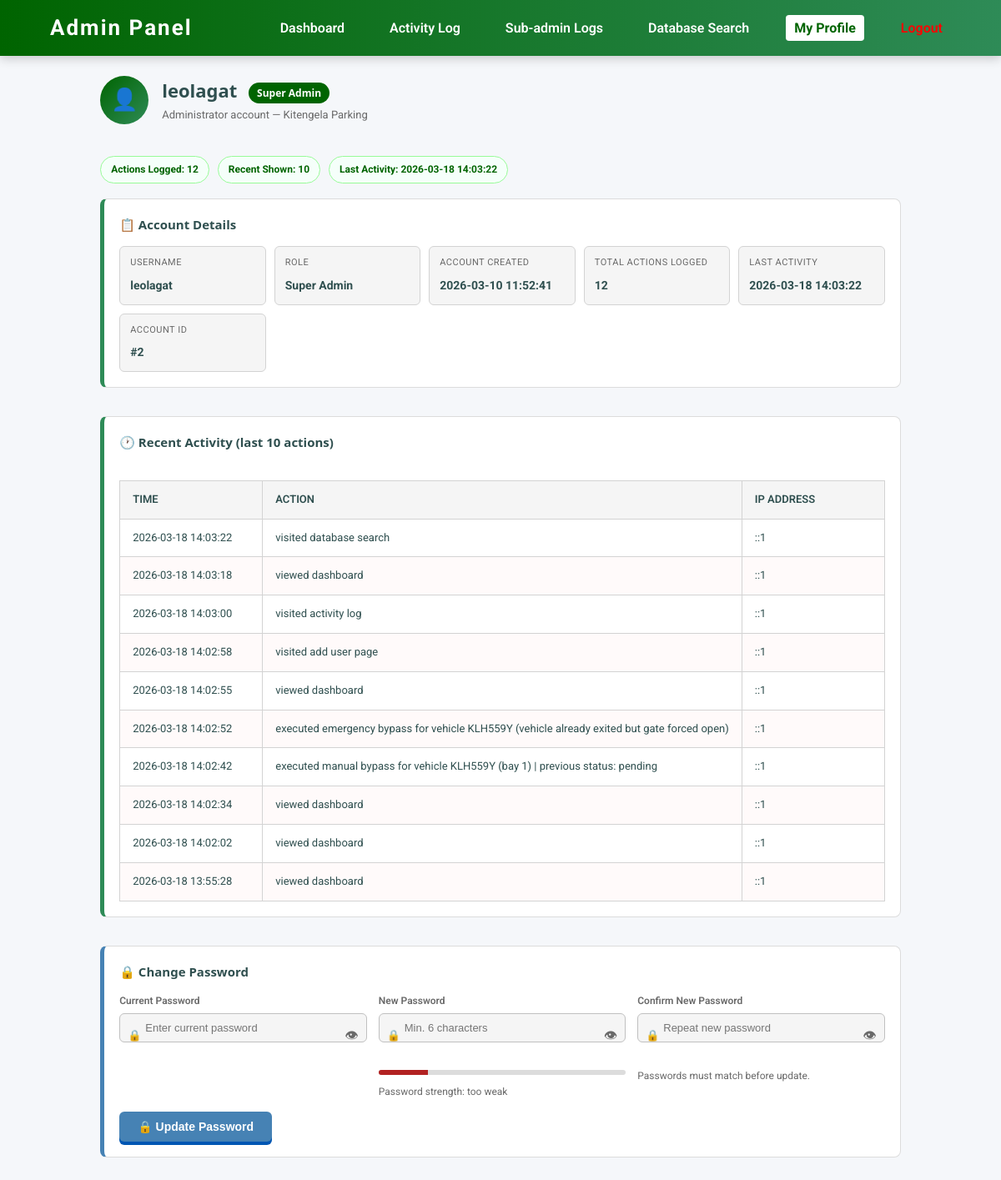
The page /admin/profile.php (signed in) on the database its author committed.
### tables this page shows
CREATE TABLE `admin_activity` (
  `id` int(11) NOT NULL,
  `action` varchar(255) NOT NULL,
  `ip_address` varchar(45) DEFAULT NULL,
  `created_at` datetime DEFAULT current_timestamp(),
  `username` varchar(100) DEFAULT NULL
);

### public/admin/profile.php (the view, shortened to what this page needs)
<?php
$db  = new DatabaseConnection();
$pdo = $db->pdo;
$profileStmt = $pdo->prepare(
    "SELECT id, username, role, created_at
     FROM administrators
     WHERE id = ? OR username = ?
     ORDER BY id = ? DESC
     LIMIT 1"
);
$profileStmt->execute([
    $_SESSION['admin_id']       ?? 0,
    $_SESSION['admin_username'] ?? '',
    $_SESSION['admin_id']       ?? 0,
]);
$profile = $profileStmt->fetch(PDO::FETCH_ASSOC) ?: [
    'id'         => null,
    'username'   => $_SESSION['admin_username'] ?? 'unknown',
    'role'       => $_SESSION['admin_role']     ?? 'admin',
    'created_at' => null,
];
$statsStmt = $pdo->prepare(
    "SELECT COUNT(*) AS total_actions, MAX(created_at) AS last_seen
     FROM admin_activity WHERE username = ?"
);
$statsStmt->execute([$profile['username']]);
$stats = $statsStmt->fetch(PDO::FETCH_ASSOC) ?: ['total_actions' => 0, 'last_seen' => null];
$recentStmt = $pdo->prepare(
    "SELECT created_at, action, ip_address
     FROM admin_activity
     WHERE username = ?
     ORDER BY created_at DESC
     LIMIT 10"
);
$recentStmt->execute([$profile['username']]);
$recentActivity = $recentStmt->fetchAll(PDO::FETCH_ASSOC);
$recentCount = count($recentActivity);
$isSuperAdmin = ($profile['role'] === 'super_admin');
?>
<!DOCTYPE html>
<html>
<head>
    <link rel="stylesheet" href="../assets/css/style.css">
</head>
<body>
<nav>
    <div class="logo">Admin Panel</div>
    <div class="links">
        <a href="dashboard.php">Dashboard</a>
        <?php if ($isSuperAdmin): ?>
            <a href="activity.php">Activity Log</a>
            <a href="subadmin_activity.php">Sub-admin Logs</a>
            <a href="database_search.php">Database Search</a>
        <?php else: ?>
            <a href="activity.php">My Activity</a>
        <?php endif; ?>
        <a href="profile.php" class="active">My Profile</a>
        <a href="logout.php" style="color:red;">Logout</a>
    </div>
</nav>
<div class="container profile-shell">
    <div class="page-header">
        <div class="avatar">&#128100;</div>
        <div class="page-header-text">
            <h2>
                <?= htmlspecialchars($profile['username']) ?>
                <span class="role-badge <?= $isSuperAdmin ? 'super-admin' : 'admin' ?>">
                    <?= $isSuperAdmin ? 'Super Admin' : 'Sub Admin' ?>
                </span>
            </h2>
            <p>Administrator account &mdash; Kitengela Parking</p>
        </div>
    </div>
    <div class="stat-chips">
        <span class="stat-chip">Actions Logged: <?= (int)$stats['total_actions'] ?></span>
        <span class="stat-chip">Recent Shown: <?= $recentCount ?></span>
        <span class="stat-chip">Last Activity: <?= !empty($stats['last_seen']) ? htmlspecialchars($stats['last_seen']) : 'No activity yet' ?></span>
    </div>
    <div class="section-card">
        <h3>&#128203; Account Details</h3>
        <div class="detail-grid">
            <div class="detail-item">
                <span class="lbl">Username</span>
                <span class="val"><?= htmlspecialchars($profile['username']) ?></span>
            </div>
            <div class="detail-item">
                <span class="lbl">Role</span>
                <span class="val"><?= $isSuperAdmin ? 'Super Admin' : 'Sub Admin' ?></span>
            </div>
            <div class="detail-item">
                <span class="lbl">Account Created</span>
                <span class="val"><?= !empty($profile['created_at']) ? htmlspecialchars($profile['created_at']) : 'N/A' ?></span>
            </div>
            <div class="detail-item">
                <span class="lbl">Total Actions Logged</span>
                <span class="val"><?= (int)$stats['total_actions'] ?></span>
            </div>
            <div class="detail-item">
                <span class="lbl">Last Activity</span>
                <span class="val"><?= !empty($stats['last_seen']) ? htmlspecialchars($stats['last_seen']) : 'No activity yet' ?></span>
            </div>
            <div class="detail-item">
                <span class="lbl">Account ID</span>
                <span class="val">#<?= (int)($profile['id'] ?? 0) ?></span>
            </div>
        </div>
    </div>
    <div class="section-card">
        <h3>&#128336; Recent Activity (last 10 actions)</h3>
        <?php if (empty($recentActivity)): ?>
            <p class="no-rows">No activity recorded yet.</p>
        <?php else: ?>
        <div class="table-wrap">
            <table>
                <thead>
                    <tr><th>Time</th><th>Action</th><th>IP Address</th></tr>
                </thead>
                <tbody>
                <?php foreach ($recentActivity as $a): ?>
                    <tr>
                        <td><?= htmlspecialchars($a['created_at']) ?></td>
                        <td><?= htmlspecialchars($a['action']) ?></td>
                        <td><?= htmlspecialchars($a['ip_address'] ?? '—') ?></td>
                    </tr>
                <?php endforeach; ?>
                </tbody>
            </table>
        </div>
        <?php endif; ?>
    </div>
    <div class="section-card pw-card">
        <h3>&#128274; Change Password</h3>
        <form method="POST" autocomplete="off" id="passwordForm">
            <div class="pw-grid">
                <div class="field">
                    <label for="current_password">Current Password</label>
                    <div class="input-wrap">
                        <span class="input-icon">&#128274;</span>
                        <input type="password" id="current_password" name="current_password" placeholder="Enter current password" required autocomplete="current-password">
                        <button type="button" class="toggle-pw" onclick="togglePw(this, 'current_password')" title="Show password" aria-label="Show password" aria-pressed="false">&#128065;</button>
                    </div>
                </div>
                <div class="field">
                    <label for="new_password">New Password</label>
                    <div class="input-wrap">
                        <span class="input-icon">&#128274;</span>
                        <input type="password" id="new_password" name="new_password" placeholder="Min. 6 characters" required minlength="6" autocomplete="new-password">
                        <button type="button" class="toggle-pw" onclick="togglePw(this, 'new_password')" title="Show password" aria-label="Show password" aria-pressed="false">&#128065;</button>
                    </div>
                    <div class="pw-meter"><div id="pwMeterFill" class="pw-meter-fill"></div></div>
                    <div id="pwMeterLabel" class="pw-meter-label">Password strength: too weak</div>
                </div>
                <div class="field">
                    <label for="confirm_password">Confirm New Password</label>
                    <div class="input-wrap">
                        <span class="input-icon">&#128274;</span>
                        <input type="password" id="confirm_password" name="confirm_password" placeholder="Repeat new password" required minlength="6" autocomplete="new-password">
                        <button type="button" class="toggle-pw" onclick="togglePw(this, 'confirm_password')" title="Show password" aria-label="Show password" aria-pressed="false">&#128065;</button>
                    </div>
                    <div id="matchHint" class="match-hint">Passwords must match before update.</div>
                </div>
            </div>
            <div class="pw-submit">
                <button type="submit" name="change_password" class="btn-save">&#128274; Update Password</button>
            </div>
        </form>
    </div>
</div>
</body>
</html>

### public/assets/css/style.css (style rules this page uses)
body { margin: 0; font-family: 'Roboto', 'Segoe UI', Tahoma, Geneva, Verdana, sans-serif; background: #f5f7fa; color: darkslategray; line-height: 1.6; }
h1, h2, h3, h4, h5 { color: #2d862d; font-family: 'Segoe UI', Tahoma, Geneva, Verdana, sans-serif; }
nav { background: linear-gradient(90deg, darkgreen 0%, seagreen 100%); padding: 0.8rem 5%; display: flex; justify-content: space-between; align-items: center; box-shadow: 0 3px 12px rgba(0,0,0,0.2); position: sticky; top: 0; z-index: 100; }
nav .logo { color: white; font-size: 26px; font-weight: 700; letter-spacing: 2px; }
.container { display: flex; justify-content: center; align-items: center; min-height: 70vh; }
nav .links a { color: white; text-decoration: none; margin-left: 30px; font-weight: 600; padding: 6px 10px; border-radius: 4px; transition: background-color 0.3s, color 0.3s; }
nav .links a.active { background: white; color: darkgreen; font-weight: 700; }
.container, .page { width: 95%; max-width: 1000px; margin: 80px auto 100px auto; }
input[type="text"], input[type="password"], input[type="tel"] { width: 100%; padding: 14px 18px; margin-bottom: 20px; border-radius: 8px; border: 2px solid lightgray; font-size: 16px; font-weight: 500; text-align: center; text-transform: uppercase; box-sizing: border-box; transition: border-color 0.3s, box-shadow 0.3s; }
button { width: 100%; padding: 14px; background-color: #007bff; color: white; border: none; border-radius: 8px; cursor: pointer; font-weight: 600; font-size: 17px; transition: background-color 0.3s, transform 0.2s; box-shadow: 0 4px 0 #0056b3; }
table { width: 100%; border-collapse: collapse; margin-top: 20px; font-size: 16px; }
table th, table td { border: 1px solid lightgray; padding: 12px 15px; text-align: left; min-width: 140px; white-space: nowrap; }
table th { background-color: whitesmoke; color: darkslategray; text-transform: uppercase; font-weight: 600; }
table tbody tr:nth-child(even) { background: snow; }

### rows shown on the page
admin_activity: created_at "2026-03-18 14:03:22", action "visited database search", ip_address "::1"
admin_activity: created_at "2026-03-18 14:03:18", action "viewed dashboard", ip_address "::1"
admin_activity: created_at "2026-03-18 14:03:00", action "visited activity log", ip_address "::1"
admin_activity: created_at "2026-03-18 14:02:58", action "visited add user page", ip_address "::1"
admin_activity: created_at "2026-03-18 14:02:55", action "viewed dashboard", ip_address "::1"
admin_activity: created_at "2026-03-18 14:02:52", action "executed emergency bypass for vehicle KLH559Y (vehicle already exited but gate forced open)", ip_address "::1"
admin_activity: created_at "2026-03-18 14:02:42", action "executed manual bypass for vehicle KLH559Y (bay 1) | previous status: pending", ip_address "::1"
admin_activity: created_at "2026-03-18 14:02:34", action "viewed dashboard", ip_address "::1"
admin_activity: created_at "2026-03-18 14:02:02", action "viewed dashboard", ip_address "::1"
admin_activity: created_at "2026-03-18 13:55:28", action "viewed dashboard", ip_address "::1"

### other values the page prints
$profile['username'] "leolagat"
$stats['total_actions'] "12"
$recentCount "10"
$stats['last_seen'] "2026-03-18 14:03:22"
$profile['created_at'] "2026-03-10 11:52:41"
$profile['id'] "2"
